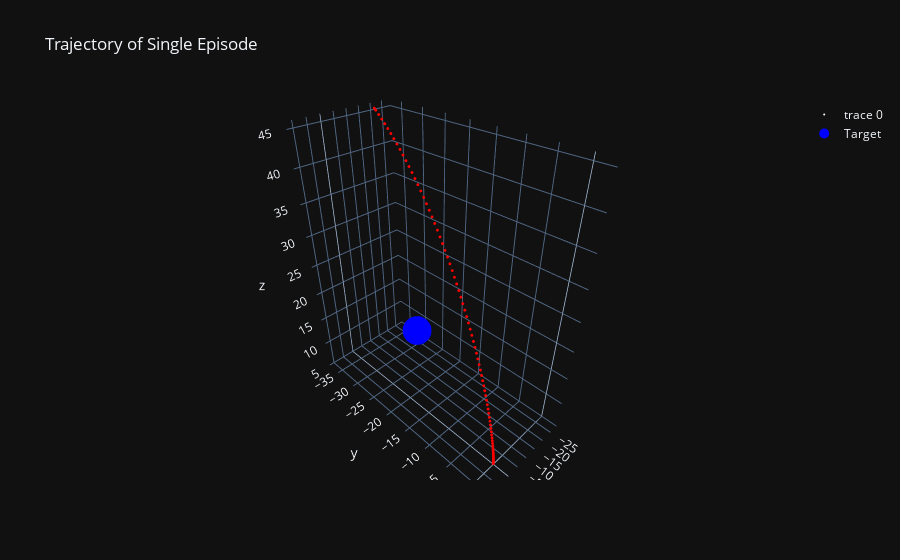

Notebook code cell kept with this figure:
### Code cell
data = [{'X': pos[0], 'Y': pos[1], 'Z': pos[2]} for pos in linear_positions]
df = pd.DataFrame(data)

# Append the target vector to ensure it's considered in the range calculation
target_df = pd.DataFrame([{'X': target_vector[0], 'Y': target_vector[1], 'Z': target_vector[2]}])
df_with_target = pd.concat([df, target_df], ignore_index=True)

# Calculating the range for each axis for consistent scale
x_range = df_with_target['X'].max() - df_with_target['X'].min()
y_range = df_with_target['Y'].max() - df_with_target['Y'].min()
z_range = df_with_target['Z'].max() - df_with_target['Z'].min()
max_range = max(x_range, y_range, z_range) / 2

x_mid = (df_with_target['X'].max() + df_with_target['X'].min()) / 2
y_mid = (df_with_target['Y'].max() + df_with_target['Y'].min()) / 2
z_mid = (df_with_target['Z'].max() + df_with_target['Z'].min()) / 2

# Create a color list with the first element white, rest red
colors = ['white'] + ['red'] * (len(df) - 1)

# Generate hover text for each point showing the index and coordinates
hover_text = ['Timestep: {}<br>X: {:.2f}<br>Y: {:.2f}<br>Z: {:.2f}'.format(i, df.iloc[i]['X'], df.iloc[i]['Y'], df.iloc[i]['Z'])
              for i in range(len(df))]

# Create the figure object with individual points
fig = go.Figure(data=[go.Scatter3d(
    x=df['X'],
    y=df['Y'],
    z=df['Z'],
    mode='markers',
    marker=dict(
        size=1,
        color=colors,  # Applying the color array to the points
        opacity=1
    ),
    text=hover_text,  # Assign hover text to each point
    hoverinfo='text'
)])

# Adding the target vector as a waypoint
fig.add_trace(go.Scatter3d(
    x=[target_vector[0]],
    y=[target_vector[1]],
    z=[target_vector[2]],
    mode='markers',
    marker=dict(
        size=10,  # Bigger size for visibility
        color='blue'
    ),
    name='Target'  # Label for hover
))

# Setting equal aspect ratio manually and adjusting ranges
fig.update_layout(scene=dict(
    xaxis=dict(range=[x_mid - max_range, x_mid + max_range]),
    yaxis=dict(range=[y_mid - max_range, y_mid + max_range]),
    zaxis=dict(range=[z_mid - max_range, z_mid + max_range]),
    aspectmode='manual'
))

fig.update_layout(title='Trajectory of Single Episode')

fig.show()

### Figure 1 — Plotly figure (JSON) as saved in the notebook; plotly's stock layout.template omitted (floating-point values rounded to 4 significant figures)
{"data": [{"hoverinfo": "text", "marker": {"color": ["white", "red", "red", "red", "red", "red", "red", "red", "red", "red", "red", "red", "red", "red", "red", "red", "red", "red", "red", "red", "red", "red", "red", "red", "red", "red", "red", "red", "red", "red", "red", "red", "red", "red", "red", "red", "red", "red", "red", "red", "red", "red", "red", "red", "red", "red", "red", "red", "red", "red", "red", "red", "red", "red", "red", "red", "red", "red", "red", "red", "red", "red", "red", "red", "red", "red", "red", "red", "red", "red", "red", "red", "red", "red", "red", "red", "red", "red", "red", "red"], "opacity": 1, "size": 1}, "mode": "markers", "text": ["Timestep: 0<br>X: -0.00<br>Y: -0.00<br>Z: 4.95", "Timestep: 1<br>X: -0.00<br>Y: -0.00<br>Z: 4.95", "Timestep: 2<br>X: -0.00<br>Y: -0.00<br>Z: 4.99", "Timestep: 3<br>X: -0.00<br>Y: -0.01<br>Z: 5.06", "Timestep: 4<br>X: -0.01<br>Y: -0.01<br>Z: 5.16", "Timestep: 5<br>X: -0.01<br>Y: -0.02<br>Z: 5.28", "Timestep: 6<br>X: -0.02<br>Y: -0.04<br>Z: 5.44", "Timestep: 7<br>X: -0.02<br>Y: -0.06<br>Z: 5.62", "Timestep: 8<br>X: -0.04<br>Y: -0.08<br>Z: 5.83", "Timestep: 9<br>X: -0.05<br>Y: -0.12<br>Z: 6.07", "Timestep: 10<br>X: -0.06<br>Y: -0.15<br>Z: 6.34", "Timestep: 11<br>X: -0.08<br>Y: -0.20<br>Z: 6.63", "Timestep: 12<br>X: -0.10<br>Y: -0.26<br>Z: 6.95", "Timestep: 13<br>X: -0.13<br>Y: -0.32<br>Z: 7.29", "Timestep: 14<br>X: -0.16<br>Y: -0.39<br>Z: 7.66", "Timestep: 15<br>X: -0.19<br>Y: -0.48<br>Z: 8.05", "Timestep: 16<br>X: -0.23<br>Y: -0.57<br>Z: 8.47", "Timestep: 17<br>X: -0.27<br>Y: -0.68<br>Z: 8.91", "Timestep: 18<br>X: -0.32<br>Y: -0.80<br>Z: 9.36", "Timestep: 19<br>X: -0.37<br>Y: -0.93<br>Z: 9.84", "Timestep: 20<br>X: -0.43<br>Y: -1.08<br>Z: 10.35", "Timestep: 21<br>X: -0.50<br>Y: -1.23<br>Z: 10.86", "Timestep: 22<br>X: -0.57<br>Y: -1.40<br>Z: 11.40", "Timestep: 23<br>X: -0.65<br>Y: -1.59<br>Z: 11.96", "Timestep: 24<br>X: -0.73<br>Y: -1.79<br>Z: 12.53", "Timestep: 25<br>X: -0.82<br>Y: -2.00<br>Z: 13.11", "Timestep: 26<br>X: -0.92<br>Y: -2.22<br>Z: 13.71", "Timestep: 27<br>X: -1.03<br>Y: -2.46<br>Z: 14.32", "Timestep: 28<br>X: -1.15<br>Y: -2.72<br>Z: 14.95", "Timestep: 29<br>X: -1.27<br>Y: -2.99<br>Z: 15.59", "Timestep: 30<br>X: -1.40<br>Y: -3.27<br>Z: 16.24", "Timestep: 31<br>X: -1.53<br>Y: -3.57<br>Z: 16.89", "Timestep: 32<br>X: -1.68<br>Y: -3.89<br>Z: 17.56", "Timestep: 33<br>X: -1.83<br>Y: -4.21<br>Z: 18.23", "Timestep: 34<br>X: -1.99<br>Y: -4.56<br>Z: 18.91", "Timestep: 35<br>X: -2.15<br>Y: -4.92<br>Z: 19.60", "Timestep: 36<br>X: -2.33<br>Y: -5.29<br>Z: 20.29", "Timestep: 37<br>X: -2.51<br>Y: -5.68<br>Z: 20.99", "Timestep: 38<br>X: -2.70<br>Y: -6.09<br>Z: 21.69", "Timestep: 39<br>X: -2.90<br>Y: -6.51<br>Z: 22.40", "Timestep: 40<br>X: -3.10<br>Y: -6.95<br>Z: 23.11", "Timestep: 41<br>X: -3.32<br>Y: -7.40<br>Z: 23.82", "Timestep: 42<br>X: -3.54<br>Y: -7.86<br>Z: 24.53", "Timestep: 43<br>X: -3.77<br>Y: -8.34<br>Z: 25.24", "Timestep: 44<br>X: -4.00<br>Y: -8.84<br>Z: 25.95", "Timestep: 45<br>X: -4.25<br>Y: -9.35<br>Z: 26.66", "Timestep: 46<br>X: -4.50<br>Y: -9.88<br>Z: 27.37", "Timestep: 47<br>X: -4.76<br>Y: -10.43<br>Z: 28.07", "Timestep: 48<br>X: -5.03<br>Y: -10.98<br>Z: 28.77", "Timestep: 49<br>X: -5.30<br>Y: -11.56<br>Z: 29.47", "Timestep: 50<br>X: -5.59<br>Y: -12.15<br>Z: 30.17", "Timestep: 51<br>X: -5.88<br>Y: -12.75<br>Z: 30.86", "Timestep: 52<br>X: -6.18<br>Y: -13.37<br>Z: 31.54", "Timestep: 53<br>X: -6.49<br>Y: -14.00<br>Z: 32.22", "Timestep: 54<br>X: -6.81<br>Y: -14.65<br>Z: 32.90", "Timestep: 55<br>X: -7.13<br>Y: -15.32<br>Z: 33.56", "Timestep: 56<br>X: -7.46<br>Y: -16.00<br>Z: 34.22", "Timestep: 57<br>X: -7.80<br>Y: -16.69<br>Z: 34.87", "Timestep: 58<br>X: -8.15<br>Y: -17.40<br>Z: 35.51", "Timestep: 59<br>X: -8.50<br>Y: -18.13<br>Z: 36.15", "Timestep: 60<br>X: -8.87<br>Y: -18.87<br>Z: 36.77", "Timestep: 61<br>X: -9.23<br>Y: -19.62<br>Z: 37.38", "Timestep: 62<br>X: -9.61<br>Y: -20.39<br>Z: 37.98", "Timestep: 63<br>X: -9.99<br>Y: -21.17<br>Z: 38.57", "Timestep: 64<br>X: -10.38<br>Y: -21.96<br>Z: 39.15", "Timestep: 65<br>X: -10.77<br>Y: -22.77<br>Z: 39.71", "Timestep: 66<br>X: -11.18<br>Y: -23.59<br>Z: 40.27", "Timestep: 67<br>X: -11.58<br>Y: -24.43<br>Z: 40.80", "Timestep: 68<br>X: -11.99<br>Y: -25.27<br>Z: 41.33", "Timestep: 69<br>X: -12.41<br>Y: -26.13<br>Z: 41.84", "Timestep: 70<br>X: -12.84<br>Y: -27.00<br>Z: 42.34", "Timestep: 71<br>X: -13.27<br>Y: -27.88<br>Z: 42.82", "Timestep: 72<br>X: -13.70<br>Y: -28.78<br>Z: 43.29", "Timestep: 73<br>X: -14.14<br>Y: -29.68<br>Z: 43.75", "Timestep: 74<br>X: -14.58<br>Y: -30.60<br>Z: 44.18", "Timestep: 75<br>X: -15.03<br>Y: -31.52<br>Z: 44.61", "Timestep: 76<br>X: -15.49<br>Y: -32.46<br>Z: 45.01", "Timestep: 77<br>X: -15.94<br>Y: -33.40<br>Z: 45.40", "Timestep: 78<br>X: -16.41<br>Y: -34.36<br>Z: 45.78", "Timestep: 79<br>X: -16.64<br>Y: -34.84<br>Z: 45.96"], "x": [-1.132e-05, -0.0002553, -0.001043, -0.00277, -0.005732, -0.01027, -0.01655, -0.02472, -0.03503, -0.04771, -0.06297, -0.08104, -0.1024, -0.1274, -0.1563, -0.1893, -0.2269, -0.2694, -0.3172, -0.3709, -0.4304, -0.496, -0.5682, -0.6471, -0.7327, -0.825, -0.9244, -1.031, -1.145, -1.267, -1.397, -1.533, -1.677, -1.829, -1.988, -2.154, -2.329, -2.511, -2.701, -2.898, -3.104, -3.317, -3.538, -3.766, -4.003, -4.247, -4.5, -4.76, -5.028, -5.304, -5.589, -5.881, -6.182, -6.49, -6.807, -7.132, -7.464, -7.803, -8.15, -8.505, -8.866, -9.234, -9.61, -9.992, -10.38, -10.77, -11.18, -11.58, -11.99, -12.41, -12.84, -13.27, -13.7, -14.14, -14.58, -15.03, -15.49, -15.94, -16.41, -16.64], "y": [-4.145e-05, -0.0006439, -0.002623, -0.006765, -0.01368, -0.02408, -0.03874, -0.0583, -0.08354, -0.1152, -0.154, -0.2006, -0.2558, -0.3201, -0.3944, -0.4792, -0.575, -0.6821, -0.8012, -0.9328, -1.077, -1.234, -1.405, -1.589, -1.786, -1.998, -2.224, -2.464, -2.719, -2.988, -3.272, -3.572, -3.886, -4.215, -4.559, -4.919, -5.294, -5.684, -6.089, -6.51, -6.946, -7.396, -7.862, -8.344, -8.841, -9.354, -9.883, -10.43, -10.98, -11.56, -12.15, -12.75, -13.37, -14.0, -14.65, -15.32, -16.0, -16.69, -17.4, -18.13, -18.87, -19.62, -20.39, -21.17, -21.96, -22.77, -23.59, -24.43, -25.27, -26.13, -27.0, -27.88, -28.78, -29.68, -30.6, -31.52, -32.46, -33.4, -34.36, -34.84], "z": [4.946, 4.955, 4.993, 5.06, 5.156, 5.282, 5.438, 5.622, 5.834, 6.073, 6.339, 6.632, 6.951, 7.294, 7.661, 8.053, 8.468, 8.905, 9.364, 9.845, 10.35, 10.86, 11.4, 11.96, 12.53, 13.11, 13.71, 14.32, 14.95, 15.59, 16.24, 16.89, 17.56, 18.23, 18.91, 19.6, 20.29, 20.99, 21.69, 22.4, 23.11, 23.82, 24.53, 25.24, 25.95, 26.66, 27.37, 28.07, 28.77, 29.47, 30.17, 30.86, 31.54, 32.22, 32.9, 33.56, 34.22, 34.87, 35.51, 36.15, 36.77, 37.38, 37.98, 38.57, 39.15, 39.71, 40.27, 40.8, 41.33, 41.84, 42.34, 42.82, 43.29, 43.75, 44.18, 44.61, 45.01, 45.4, 45.78, 45.96], "type": "scatter3d"}, {"marker": {"color": "blue", "size": 10}, "mode": "markers", "name": "Target", "x": [-10.15], "y": [-23.07], "z": [15.0], "type": "scatter3d"}], "layout": {"scene": {"xaxis": {"range": [-28.83, 12.19]}, "yaxis": {"range": [-37.93, 3.086]}, "zaxis": {"range": [4.946, 45.96]}, "aspectmode": "manual"}, "title": {"text": "Trajectory of Single Episode"}}}
